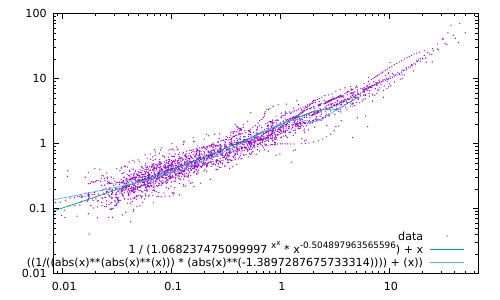

The script that saved this image:
set terminal pdf
set datafile separator comma
set output "rar_check.pdf"
set logscale y
set logscale x
set key bottom right
plot '../datasets/RAR.csv' using 1:2 with dots title 'data',\
     (1 / (1.068237475099997 **(x**x) * x**(-0.504897963565596)) + x) with lines title '1 / (1.068237475099997 ^{x^x} * x^{-0.504897963565596}) + x',\
     (1/(x**(x**x) * x**-1.3897287675733314) + x) with lines title '((1/((abs(x)**(abs(x)**(x))) * (abs(x)**(-1.3897287675733314)))) + (x))'
     